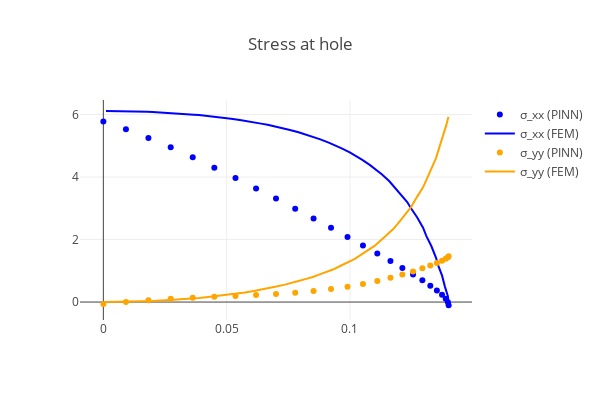

The cell this chart's notebook holds for it:
### Markdown cell above
## Visualization of results

### Code cell
val_rad_x = 0.14
val_plate = Plate(val_rad_x, N, M) 
data_input, data_output, data_hole = val_plate.load_reference_data()
val_collo, val_top, val_right, val_left, val_bottom, val_hole = val_plate.generate_dataset()

stress_hole = torch.vmap(sigma)(val_hole[:,:-2])
data_hole = np.loadtxt(f"data/hole_Rx={Rx}.csv", delimiter=",")
data_hole = data_hole[data_hole[:, 0].argsort()]

with torch.no_grad():
    fig = go.Figure()
    m1 = dict(color="blue")
    m2 = dict(color="orange")
    fig.add_trace(
        go.Scatter(
            x=hole[:, 0],
            y=stress_hole[:, 0, 0],
            marker=m1,
            mode="markers",
            name="σ_xx (PINN)",
        )
    )
    fig.add_trace(
        go.Scatter(
            x=data_hole[:, 0],
            y=data_hole[:, 2],
            marker=m1,
            mode="lines",
            name="σ_xx (FEM)",
        )
    )
    fig.add_trace(
        go.Scatter(
            x=hole[:, 0],
            y=stress_hole[:, 1, 1],
            marker=m2,
            mode="markers",
            name="σ_yy (PINN)",
        )
    )
    fig.add_trace(
        go.Scatter(
            x=data_hole[:, 0],
            y=data_hole[:, 3],
            marker=m2,
            mode="lines",
            name="σ_yy (FEM)",
        )
    )
    fig.update_layout(
        template="none", width=600, height=400, title="Stress at hole", showlegend=True
    )
    fig.show()
